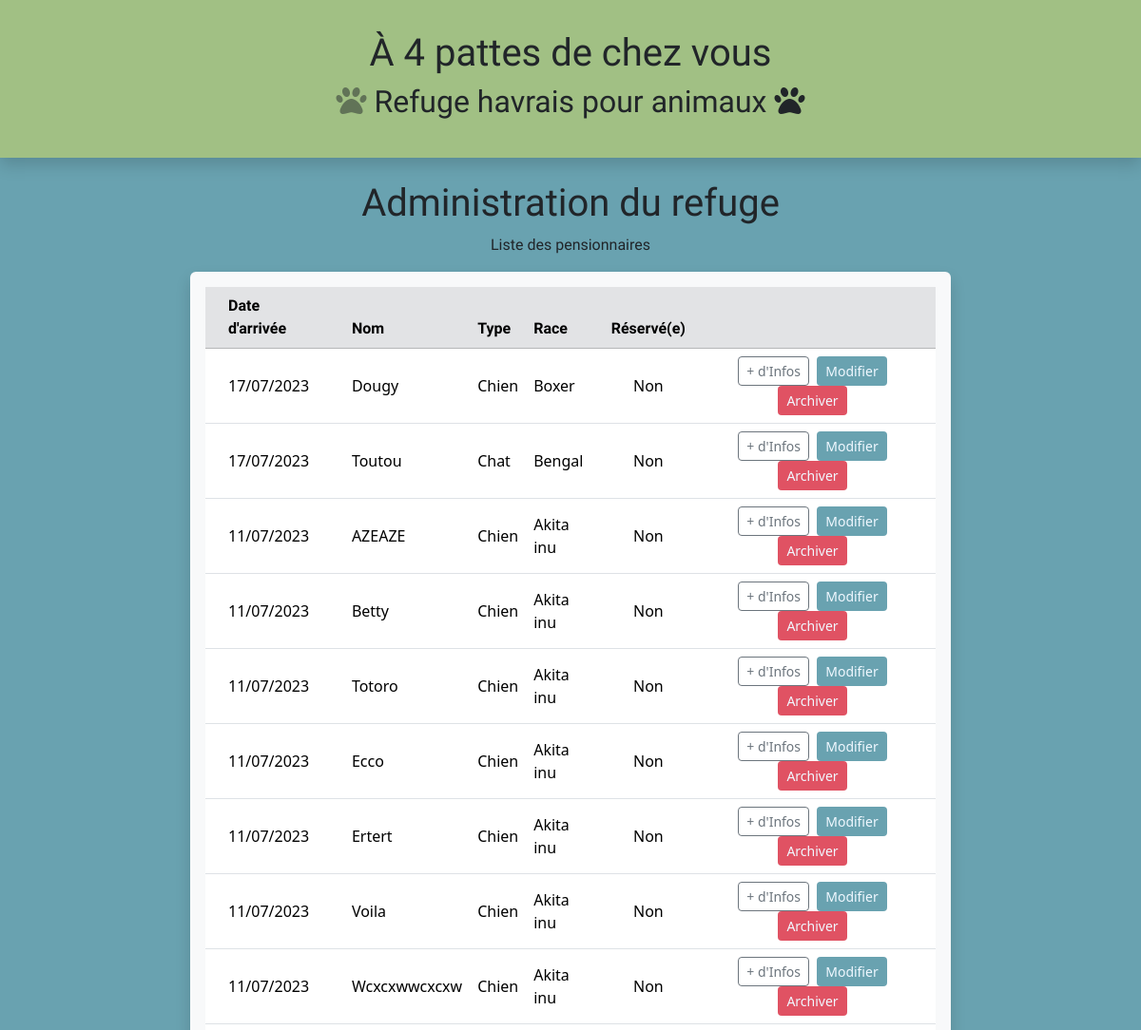
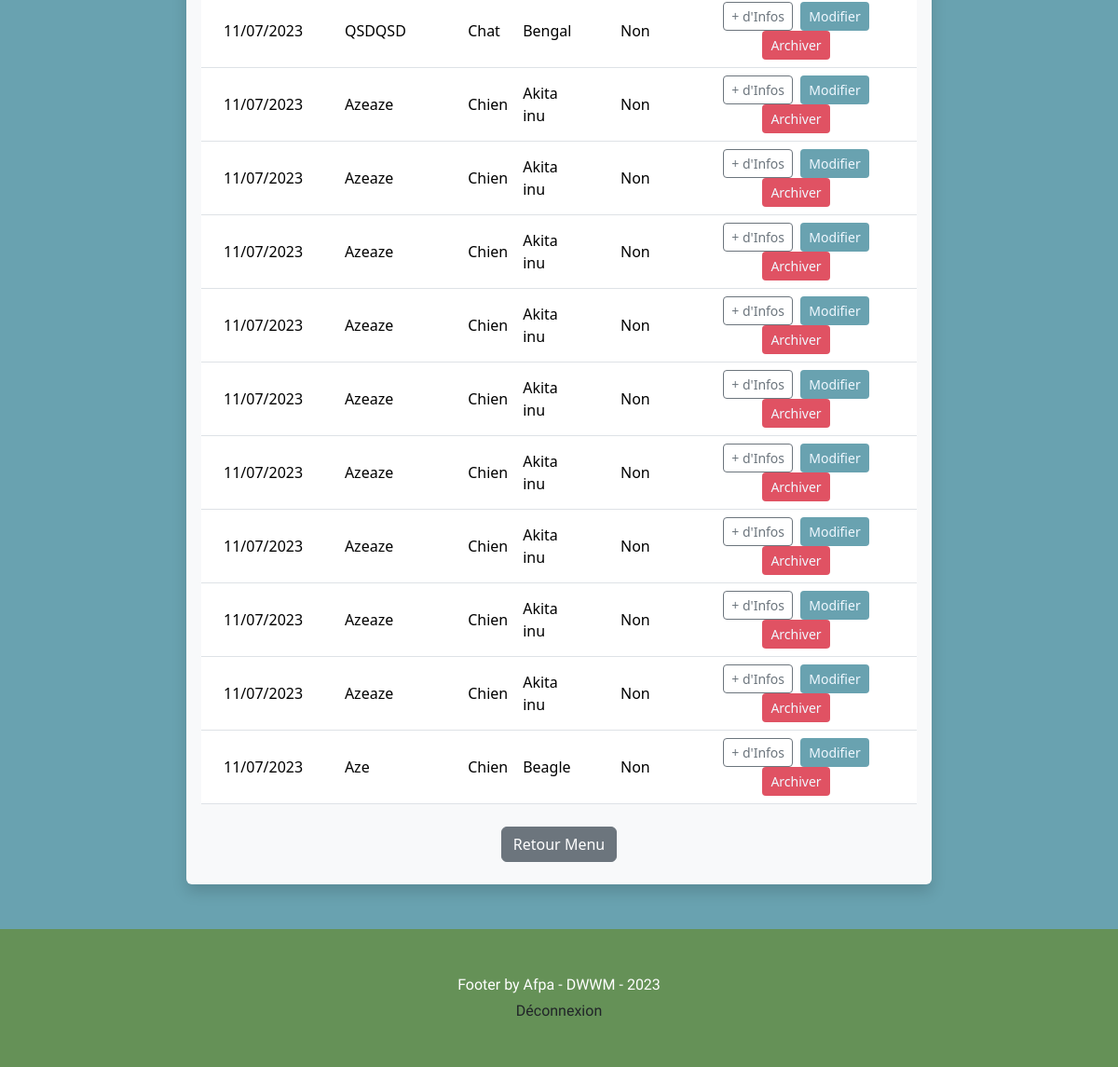
Page /controllers/controller-list.php (signed in) on the committed database (2 pictures, top to bottom).
### tables this page shows
CREATE TABLE `animals` (
  `ani_id` int(11) NOT NULL,
  `ani_name` varchar(50) NOT NULL,
  `ani_sex` varchar(1) NOT NULL,
  `ani_reserved` tinyint(1) NOT NULL DEFAULT '0',
  `ani_birthdate` date DEFAULT NULL,
  `ani_adoptiondate` date DEFAULT NULL,
  `ani_arrivaldate` date NOT NULL,
  `ani_microchipped` tinyint(1) NOT NULL,
  `ani_tattooed` tinyint(1) NOT NULL,
  `ani_vaccinated` tinyint(1) NOT NULL,
  `ani_description` text NOT NULL,
  `ani_picture` text NOT NULL,
  `col_id` int(11) NOT NULL,
  `spe_id` int(11) NOT NULL,
  `bre_id` int(11) NOT NULL,
  `ani_weight` int(5) NOT NULL
);

CREATE TABLE `species` (
  `spe_id` int(11) NOT NULL,
  `spe_name` varchar(30) NOT NULL
);

CREATE TABLE `breeds` (
  `bre_id` int(11) NOT NULL,
  `bre_name` varchar(30) NOT NULL,
  `spe_id` int(11) NOT NULL
);

### controllers/controller-list.php (called while the page is built, shortened)
<?php
require_once '../models/Animals.php';
?>
<?php include_once '../views/view-list.php'; ?>

### models/Animals.php (called while the page is built, shortened)
<?php
class Animals
{
    public static function getAllAnimals(): array
    {
        try {
            $pdo = Database::createInstancePDO();
            $sql = 'SELECT `ani_id`, `ani_sex`, `ani_reserved`, `ani_name`, DATE_FORMAT(`ani_birthdate`, "%d/%m/%Y") AS "birthdate", DATE_FORMAT(`ani_arrivaldate`, "%d/%m/%Y") AS `arrivaldate`, `ani_description`, `ani_picture`, `ani_weight`, `col_name`, `bre_name`, `spe_name` FROM `animals`
            NATURAL JOIN `colors`
            NATURAL JOIN `breeds`
            NATURAL JOIN `species`
            ORDER BY arrivaldate DESC';
            $stmt = $pdo->query($sql);
            $result = $stmt->fetchAll(PDO::FETCH_ASSOC);
            return $result;
        } catch (PDOException $e) {
            return false;
        }
    }
}

### views/view-list.php (the view)
<?php include_once 'template/head-admin.php'; ?>
<h1 class="text-center mt-4 mb-2 font-pangolin">Administration du refuge</h1>
<p class="text-center font-pangolin">Liste des pensionnaires</p>
<div class="row justify-content-center mx-0 mb-5">
    <div class="table-responsive container col-lg-8 col-11 p-3 rounded shadow bg-light">
        <table class="table rounded text-start">
            <thead class="table-secondary font-pangolin">
                <tr>
                    <th class="px-4">Date d'arrivée</th>
                    <th>Nom</th>
                    <th>Type</th>
                    <th>Race</th>
                    <th class="text-center">Réservé(e)</th>
                    <th></th>
                </tr>
            </thead>
            <tbody>
                <?php foreach (Animals::getAllAnimals() as $animal) { ?>
                    <tr class="align-middle fs-6">
                        <td class="px-4"><?= $animal['arrivaldate'] ?></td>
                        <td><?= ucfirst($animal['ani_name']) ?></td>
                        <td><?= ucfirst($animal['spe_name']) ?></td>
                        <td><?= ucfirst($animal['bre_name']) ?></td>
                        <td class="text-center"><?= $animal['ani_reserved'] == 0 ? 'Non' : 'Oui' ?></td>
                        <td class="text-center">
                            <a href="#" class="btn btn-sm btn-outline-secondary me-1">+ d'Infos</a>
                            <a href="#" class="btn btn-sm my-btn-update me-1">Modifier</a>
                            <a href="#" class="btn btn-sm my-btn-delete me-1">Archiver</a>
                        </td>
                    </tr>
                <?php  } ?>
            </tbody>
        </table>
        <div class="text-center py-2">
            <a href="../controllers/controller-admin.php" class="btn btn-secondary">Retour Menu</a>
        </div>
    </div>
</div>
<?php include_once 'template/footer.php'; ?>

### assets/style/style.css (style rules this page uses)
body { background-color: #69A2B0; }
.font-pangolin { font-family: 'Pangolin', cursive; }
.my-btn-update { background-color: #69A2B0; color: aliceblue; }
.my-btn-delete { background-color: #E05263; color: aliceblue; }

### rows in the picture
animals: arrivaldate "17/07/2023", ani_name "Dougy", spe.spe_name "Chien", bre.bre_name "Boxer", ani_reserved "Non"
animals: arrivaldate "17/07/2023", ani_name "Toutou", spe.spe_name "Chat", bre.bre_name "Bengal", ani_reserved "Non"
animals: arrivaldate "11/07/2023", ani_name "AZEAZE", spe.spe_name "Chien", bre.bre_name "Akita inu", ani_reserved "Non"
animals: arrivaldate "11/07/2023", ani_name "Betty", spe.spe_name "Chien", bre.bre_name "Akita inu", ani_reserved "Non"
animals: arrivaldate "11/07/2023", ani_name "Totoro", spe.spe_name "Chien", bre.bre_name "Akita inu", ani_reserved "Non"
animals: arrivaldate "11/07/2023", ani_name "Ecco", spe.spe_name "Chien", bre.bre_name "Akita inu", ani_reserved "Non"
animals: arrivaldate "11/07/2023", ani_name "Ertert", spe.spe_name "Chien", bre.bre_name "Akita inu", ani_reserved "Non"
animals: arrivaldate "11/07/2023", ani_name "Voila", spe.spe_name "Chien", bre.bre_name "Akita inu", ani_reserved "Non"
animals: arrivaldate "11/07/2023", ani_name "Wcxcxwwcxcxw", spe.spe_name "Chien", bre.bre_name "Akita inu", ani_reserved "Non"
animals: arrivaldate "11/07/2023", ani_name "QSDQSD", spe.spe_name "Chat", bre.bre_name "Bengal", ani_reserved "Non"
animals: arrivaldate "11/07/2023", ani_name "Azeaze", spe.spe_name "Chien", bre.bre_name "Akita inu", ani_reserved "Non"
animals: arrivaldate "11/07/2023", ani_name "Azeaze", spe.spe_name "Chien", bre.bre_name "Akita inu", ani_reserved "Non"
animals: arrivaldate "11/07/2023", ani_name "Azeaze", spe.spe_name "Chien", bre.bre_name "Akita inu", ani_reserved "Non"
animals: arrivaldate "11/07/2023", ani_name "Azeaze", spe.spe_name "Chien", bre.bre_name "Akita inu", ani_reserved "Non"
animals: arrivaldate "11/07/2023", ani_name "Azeaze", spe.spe_name "Chien", bre.bre_name "Akita inu", ani_reserved "Non"
animals: arrivaldate "11/07/2023", ani_name "Azeaze", spe.spe_name "Chien", bre.bre_name "Akita inu", ani_reserved "Non"
animals: arrivaldate "11/07/2023", ani_name "Azeaze", spe.spe_name "Chien", bre.bre_name "Akita inu", ani_reserved "Non"
animals: arrivaldate "11/07/2023", ani_name "Azeaze", spe.spe_name "Chien", bre.bre_name "Akita inu", ani_reserved "Non"
animals: arrivaldate "11/07/2023", ani_name "Azeaze", spe.spe_name "Chien", bre.bre_name "Akita inu", ani_reserved "Non"
animals: arrivaldate "11/07/2023", ani_name "Aze", spe.spe_name "Chien", bre.bre_name "Beagle", ani_reserved "Non"
